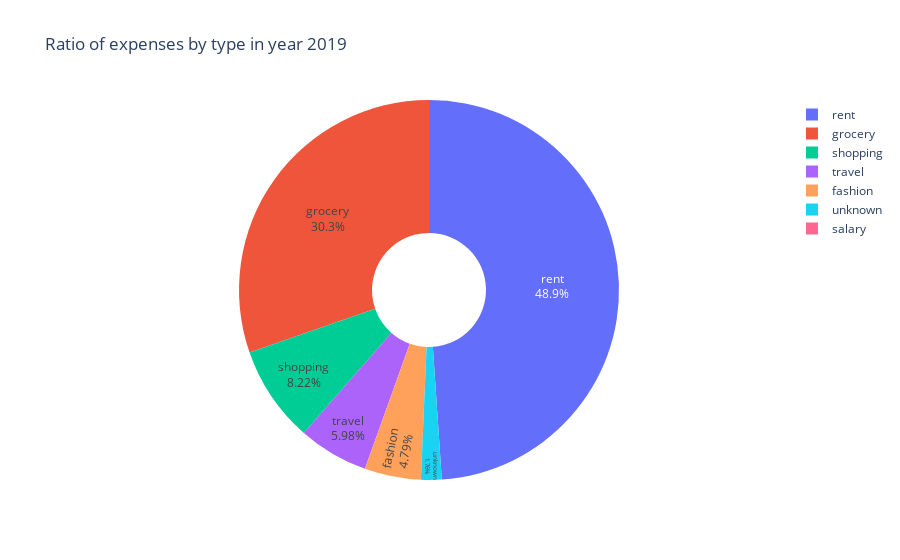
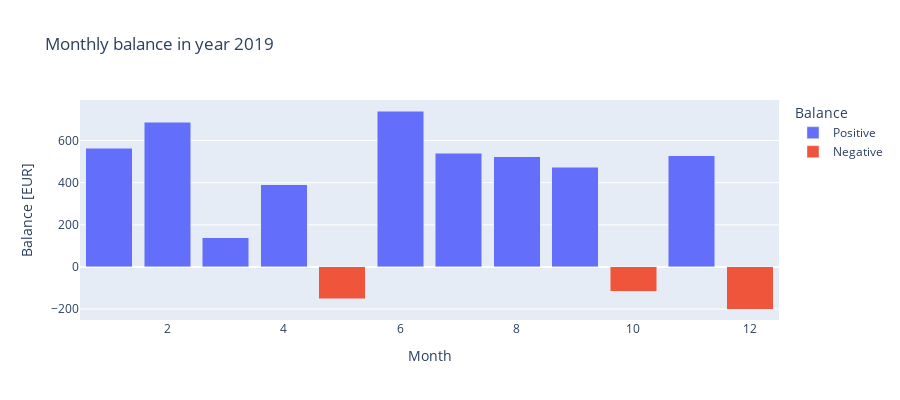
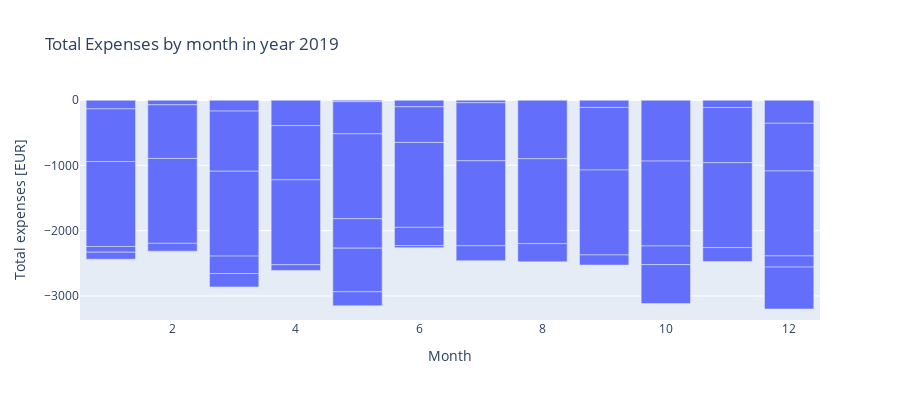
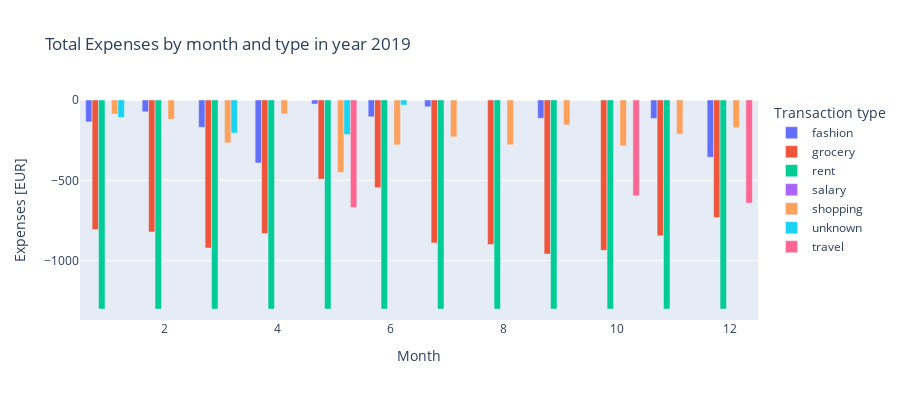

The notebook cell saved with these charts, in order:
### Code cell
fig = px.pie(selected_year, values='expense', names='type', title=f'Ratio of expenses by type in year {year}',hole=.3)
fig.update_traces(textposition='inside', textinfo='percent+label')

fig.show()


fig = px.bar(balance, x="month", y="balance",
             color='color',
             barmode='stack',
             labels={
                     "color": "Balance",
                     "balance": "Balance [EUR]",
                     "month": "Month"
             },
             title = f"Monthly balance in year {year}",
             height=400)

fig.show()
fig = px.bar(grouped, x="month", y="Debit",
             labels={
                     "Debit": "Total expenses [EUR]",
                     "month": "Month"
             },
             title = f"Total Expenses by month in year {year}",
             barmode='group',
             height=400)
fig.show()

fig = px.bar(grouped, x="month", y="Debit",
             color='type', barmode='group',
             labels={
                     "type": "Transaction type",
                     "month": "Month",
                     "Debit" : "Expenses [EUR]"
             },
             title = f"Total Expenses by month and type in year {year}",
             height=400)
fig.show()


fig = px.bar(grouped_week, x="week", y="Debit",labels={
                     "savings": "Expenses [EUR]",
                     "week": "Week"
             },
             color_discrete_sequence=[ "green"],
             title=f'Expenses by calendar week for year {year}')
fig.show()


fig = px.area(balance, x="month", y="savings",labels={
                     "savings": "Savings [EUR]",
                     "month": "Month"
             },
             color_discrete_sequence=[ "green"],
             title=f'Savings trend for year {year}')
fig.show()

### Figure 1 — Plotly figure (JSON) as saved in the notebook; plotly's stock layout.template omitted (floating-point values rounded to 4 significant figures; data arrays with more than 128 entries replaced by an {"elided": "..."} marker saying what was removed)
{"data": [{"domain": {"x": [0, 1], "y": [0, 1]}, "hole": 0.3, "hovertemplate": "type=%{label}<br>expense=%{value}<extra></extra>", "labels": {"elided": "424 str values"}, "legendgroup": "", "name": "", "showlegend": true, "textinfo": "percent+label", "textposition": "inside", "type": "pie", "values": {"elided": "424 float values"}}], "layout": {"legend": {"tracegroupgap": 0}, "title": {"text": "Ratio of expenses by type in year 2019"}}}

### Figure 2 — Plotly figure (JSON) as saved in the notebook; plotly's stock layout.template omitted (floating-point values rounded to 4 significant figures)
{"data": [{"alignmentgroup": "True", "hovertemplate": "Balance=Positive<br>Month=%{x}<br>Balance [EUR]=%{y}<extra></extra>", "legendgroup": "Positive", "marker": {"color": "#636efa"}, "name": "Positive", "offsetgroup": "Positive", "orientation": "v", "showlegend": true, "textposition": "auto", "type": "bar", "x": [1, 2, 3, 4, 6, 7, 8, 9, 11], "xaxis": "x", "y": [562.1, 685.9, 138.3, 391.0, 740.0, 539.8, 522.7, 473.0, 528.0], "yaxis": "y"}, {"alignmentgroup": "True", "hovertemplate": "Balance=Negative<br>Month=%{x}<br>Balance [EUR]=%{y}<extra></extra>", "legendgroup": "Negative", "marker": {"color": "#EF553B"}, "name": "Negative", "offsetgroup": "Negative", "orientation": "v", "showlegend": true, "textposition": "auto", "type": "bar", "x": [5, 10, 12], "xaxis": "x", "y": [-151.0, -116.4, -199.6], "yaxis": "y"}], "layout": {"barmode": "stack", "height": 400, "legend": {"title": {"text": "Balance"}, "tracegroupgap": 0}, "title": {"text": "Monthly balance in year 2019"}, "xaxis": {"anchor": "y", "domain": [0, 1], "title": {"text": "Month"}}, "yaxis": {"anchor": "x", "domain": [0, 1], "title": {"text": "Balance [EUR]"}}}}

### Figure 3 — Plotly figure (JSON) as saved in the notebook; plotly's stock layout.template omitted (floating-point values rounded to 4 significant figures)
{"data": [{"alignmentgroup": "True", "hovertemplate": "Month=%{x}<br>Total expenses [EUR]=%{y}<extra></extra>", "legendgroup": "", "marker": {"color": "#636efa"}, "name": "", "offsetgroup": "", "orientation": "v", "showlegend": false, "textposition": "auto", "type": "bar", "x": [1, 1, 1, 1, 1, 1, 2, 2, 2, 2, 2, 3, 3, 3, 3, 3, 3, 4, 4, 4, 4, 4, 5, 5, 5, 5, 5, 5, 5, 6, 6, 6, 6, 6, 6, 7, 7, 7, 7, 7, 8, 8, 8, 8, 9, 9, 9, 9, 9, 10, 10, 10, 10, 10, 11, 11, 11, 11, 11, 12, 12, 12, 12, 12, 12], "xaxis": "x", "y": [-136.1, -806.1, -1300, 0, -87.22, -108.4, -73.5, -821.1, -1300, 0, -119.5, -169.7, -920.2, -1300, 0, -266.5, -205.3, -392.0, -830.4, -1300, 0, -86.58, -25.44, -492.4, -1300, 0, -450.1, -668.1, -214.9, -104.4, -545.3, -1300, 0, -278.8, -31.56, -42.08, -888.8, -1300, 0, -229.3, -898.9, -1300, 0, -278.3, -114.1, -958.1, -1300, 0, -154.8, -935.1, -1300, 0, -285.4, -595.9, -115.1, -844.6, -1300, 0, -212.3, -355.9, -730.8, -1300, 0, -171.7, -641.2], "yaxis": "y"}], "layout": {"barmode": "group", "height": 400, "legend": {"tracegroupgap": 0}, "title": {"text": "Total Expenses by month in year 2019"}, "xaxis": {"anchor": "y", "domain": [0, 1], "title": {"text": "Month"}}, "yaxis": {"anchor": "x", "domain": [0, 1], "title": {"text": "Total expenses [EUR]"}}}}

### Figure 4 — Plotly figure (JSON) as saved in the notebook; plotly's stock layout.template omitted (floating-point values rounded to 4 significant figures)
{"data": [{"alignmentgroup": "True", "hovertemplate": "Transaction type=fashion<br>Month=%{x}<br>Expenses [EUR]=%{y}<extra></extra>", "legendgroup": "fashion", "marker": {"color": "#636efa"}, "name": "fashion", "offsetgroup": "fashion", "orientation": "v", "showlegend": true, "textposition": "auto", "type": "bar", "x": [1, 2, 3, 4, 5, 6, 7, 9, 11, 12], "xaxis": "x", "y": [-136.1, -73.5, -169.7, -392.0, -25.44, -104.4, -42.08, -114.1, -115.1, -355.9], "yaxis": "y"}, {"alignmentgroup": "True", "hovertemplate": "Transaction type=grocery<br>Month=%{x}<br>Expenses [EUR]=%{y}<extra></extra>", "legendgroup": "grocery", "marker": {"color": "#EF553B"}, "name": "grocery", "offsetgroup": "grocery", "orientation": "v", "showlegend": true, "textposition": "auto", "type": "bar", "x": [1, 2, 3, 4, 5, 6, 7, 8, 9, 10, 11, 12], "xaxis": "x", "y": [-806.1, -821.1, -920.2, -830.4, -492.4, -545.3, -888.8, -898.9, -958.1, -935.1, -844.6, -730.8], "yaxis": "y"}, {"alignmentgroup": "True", "hovertemplate": "Transaction type=rent<br>Month=%{x}<br>Expenses [EUR]=%{y}<extra></extra>", "legendgroup": "rent", "marker": {"color": "#00cc96"}, "name": "rent", "offsetgroup": "rent", "orientation": "v", "showlegend": true, "textposition": "auto", "type": "bar", "x": [1, 2, 3, 4, 5, 6, 7, 8, 9, 10, 11, 12], "xaxis": "x", "y": [-1300, -1300, -1300, -1300, -1300, -1300, -1300, -1300, -1300, -1300, -1300, -1300], "yaxis": "y"}, {"alignmentgroup": "True", "hovertemplate": "Transaction type=salary<br>Month=%{x}<br>Expenses [EUR]=%{y}<extra></extra>", "legendgroup": "salary", "marker": {"color": "#ab63fa"}, "name": "salary", "offsetgroup": "salary", "orientation": "v", "showlegend": true, "textposition": "auto", "type": "bar", "x": [1, 2, 3, 4, 5, 6, 7, 8, 9, 10, 11, 12], "xaxis": "x", "y": [0, 0, 0, 0, 0, 0, 0, 0, 0, 0, 0, 0], "yaxis": "y"}, {"alignmentgroup": "True", "hovertemplate": "Transaction type=shopping<br>Month=%{x}<br>Expenses [EUR]=%{y}<extra></extra>", "legendgroup": "shopping", "marker": {"color": "#FFA15A"}, "name": "shopping", "offsetgroup": "shopping", "orientation": "v", "showlegend": true, "textposition": "auto", "type": "bar", "x": [1, 2, 3, 4, 5, 6, 7, 8, 9, 10, 11, 12], "xaxis": "x", "y": [-87.22, -119.5, -266.5, -86.58, -450.1, -278.8, -229.3, -278.3, -154.8, -285.4, -212.3, -171.7], "yaxis": "y"}, {"alignmentgroup": "True", "hovertemplate": "Transaction type=unknown<br>Month=%{x}<br>Expenses [EUR]=%{y}<extra></extra>", "legendgroup": "unknown", "marker": {"color": "#19d3f3"}, "name": "unknown", "offsetgroup": "unknown", "orientation": "v", "showlegend": true, "textposition": "auto", "type": "bar", "x": [1, 3, 5, 6], "xaxis": "x", "y": [-108.4, -205.3, -214.9, -31.56], "yaxis": "y"}, {"alignmentgroup": "True", "hovertemplate": "Transaction type=travel<br>Month=%{x}<br>Expenses [EUR]=%{y}<extra></extra>", "legendgroup": "travel", "marker": {"color": "#FF6692"}, "name": "travel", "offsetgroup": "travel", "orientation": "v", "showlegend": true, "textposition": "auto", "type": "bar", "x": [5, 10, 12], "xaxis": "x", "y": [-668.1, -595.9, -641.2], "yaxis": "y"}], "layout": {"barmode": "group", "height": 400, "legend": {"title": {"text": "Transaction type"}, "tracegroupgap": 0}, "title": {"text": "Total Expenses by month and type in year 2019"}, "xaxis": {"anchor": "y", "domain": [0, 1], "title": {"text": "Month"}}, "yaxis": {"anchor": "x", "domain": [0, 1], "title": {"text": "Expenses [EUR]"}}}}
